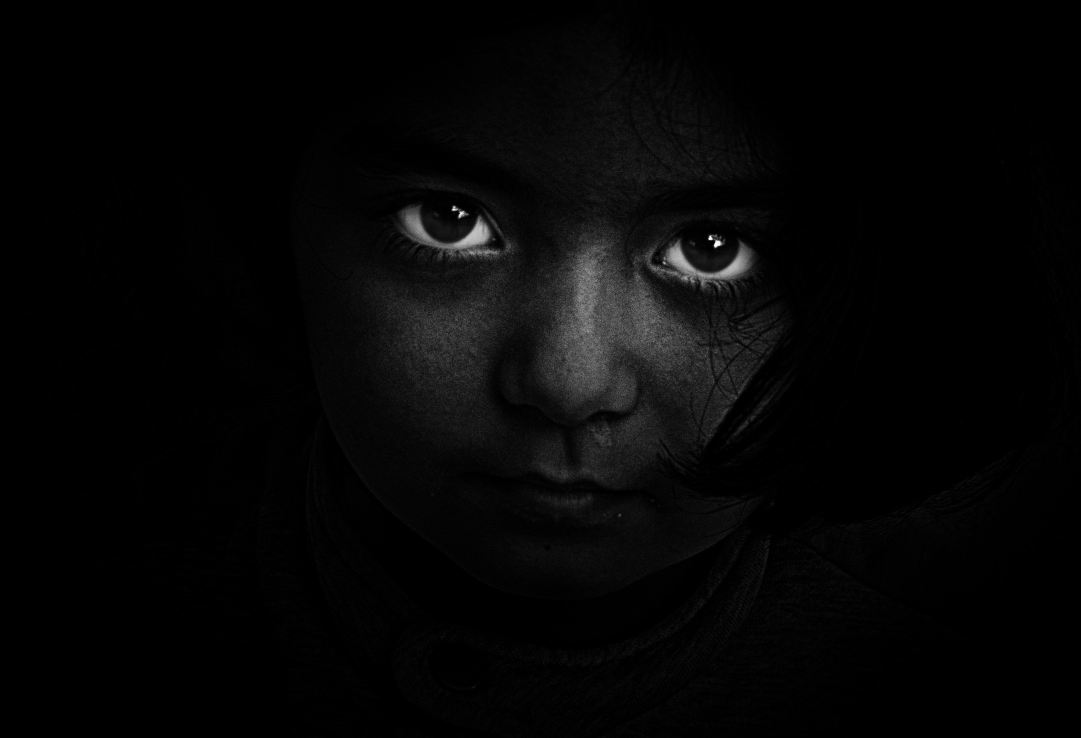
#> input picture Testbild4.jpg, 2162 x 1475 px (shown at 1/2 size)
$ python 'Bildtest (Tills-Air.fritz.boxs in Konflikt stehende Kopie 2018-12-31).py'
#> lines starting #> are read from the running program, lines starting #| are printed output that depends on the picture; after the words box and inside, x2 and y2 are one past the last pixel; in counts of white or black regions, pixels touching at a corner belong together
from PIL import Image, ImageDraw, ImageDraw2
from bresenham import bresenham
import math
import numpy as np
#import panda as pd


###
###
### BILD VORBEREITEN
###
###

#BILD LADEN UND SCHWARZ WEIß KONVERTIEREN
#im_start = Image.open("Testbild2.jpeg").convert("L") #MONOCHROME
im_start = Image.open("Testbild4.jpg").convert("1") #BINARY
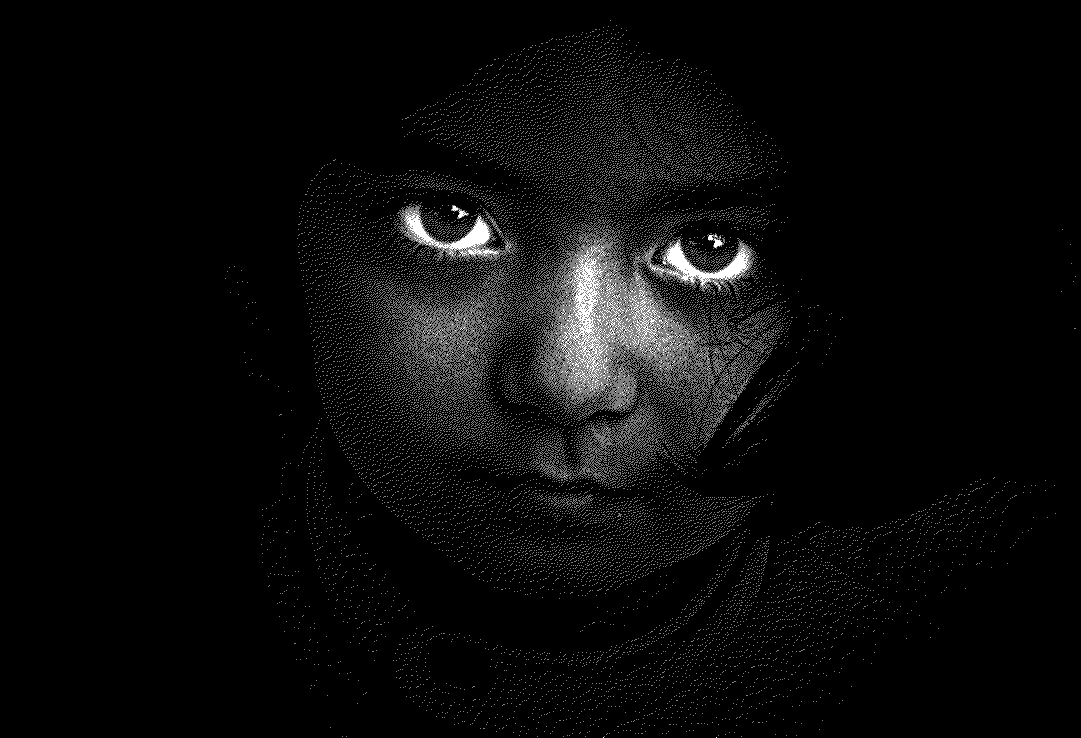
#> im_start: PIL image 2162x1475 1 (shown at 1/2 size); 2.1% white in thin lines or dots, all inside (x1, y1, x2, y2) = (451, 41, 2152, 1475)
im = im_start.copy()


########

nx, ny = im.size
#> nx = 2162; ny = 1475
im = im.resize((int(nx*(260/im.size[0])), int(ny*(260/im.size[1]))), Image.BICUBIC)
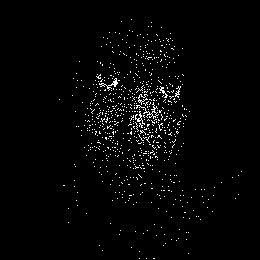
#> im: PIL image 260x260 1; 2.2% white in thin lines or dots, all inside (x1, y1, x2, y2) = (59, 19, 242, 259)

nx, ny = im.size
#> nx = 260; ny = 260
print(nx, ny)
#| 260 260

draw = ImageDraw.Draw(im)


#######


# KREISDATEN BERECHNEN (GRÖßT MÖGLICHEN KREIS)
im_breite = im.size[0]
#> im_breite = 260
im_hoehe = im.size[1]
#> im_hoehe = 260


durchmesser = 0

# minus 1 dass später kein Pixel 1 über dem Bildrand rauskommt
if im_breite > im_hoehe:
    durchmesser = im_hoehe-1

else:
    durchmesser = im_breite-1
#> durchmesser = 259
radius = int(durchmesser/2)
#> radius = 129


mittelpunkt_x = int(im_breite/2)
#> mittelpunkt_x = 130
mittelpunkt_y = int(im_hoehe/2)
#> mittelpunkt_y = 130

# [8 lines of commented-out code are left out]
draw.point((mittelpunkt_x, mittelpunkt_y), 'black')
#print(im.format, im.size, im.mode)

#Gibt Länge eines Fadens aus: bsp.: laenge(0,0,3,3) =>  4
def laenge(x1, y1, x2, y2):
    laenge = (round(math.sqrt(((x2 - x1) ** 2) + (y2 - y1) ** 2)))
    return (laenge)

#BILD AUßERHALB KREIS ENTFERNEN / WEIß MACHEN
for x in range(0,im_breite):
    for y in range (0, im_hoehe):
        if laenge(mittelpunkt_x, mittelpunkt_y, x, y) >= radius:
            draw.point((x, y), "white")


im.show()
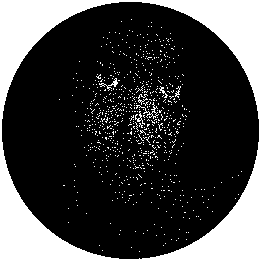
#> shown: PIL image 260x260 1; 25.4% white; 729 white regions (722 under 20 px), largest, box (x1, y1, x2, y2) and area: (0, 0, 260, 260) 15712, (136, 102, 159, 119) 77, (99, 78, 118, 91) 59

$ run again, with Testbild2.jpeg copied over Testbild4.jpg
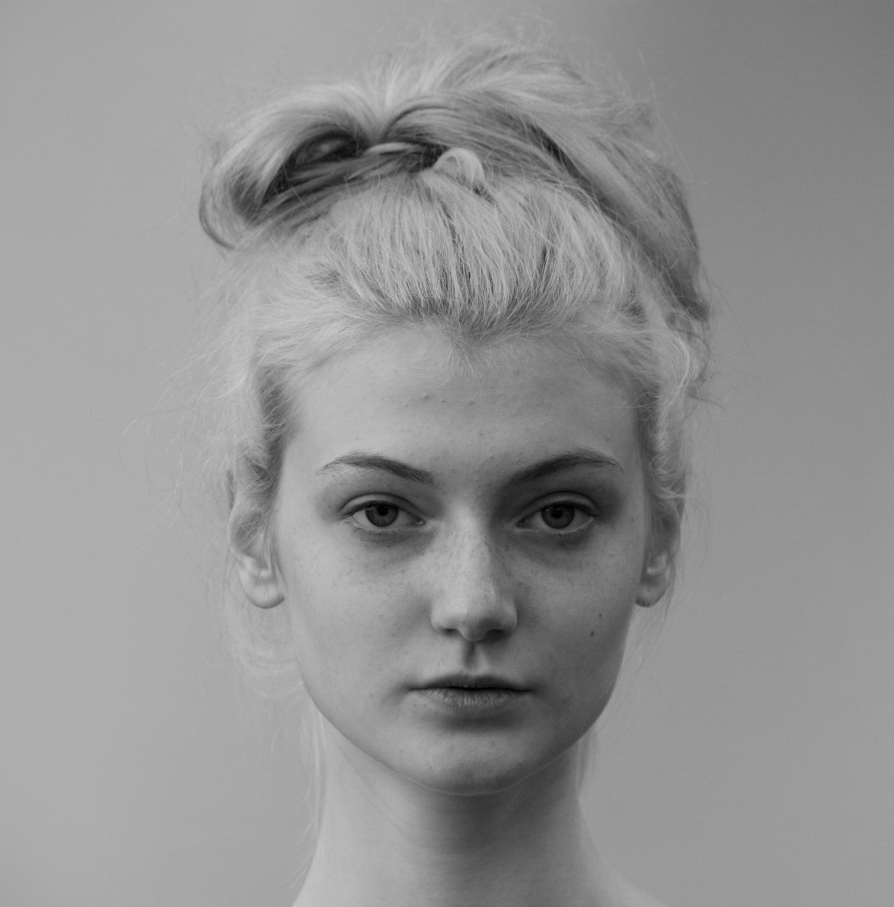
#> input picture Testbild2.jpeg, 3574 x 3628 px (shown at 1/4 size)
#> im_start: PIL image 3574x3628 1; 57.5% white; black in thin lines or dots
#> `im = im.resize((int(nx*(260/im.size[0])), int(ny*(260/im.size[1]))), I..`:
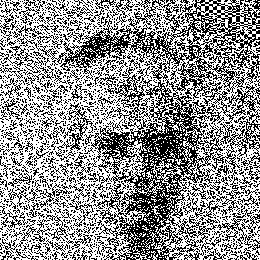
#> im: PIL image 260x260 1; 57.8% white; black in thin lines or dots
#| 260 260
#> `im.show()`:
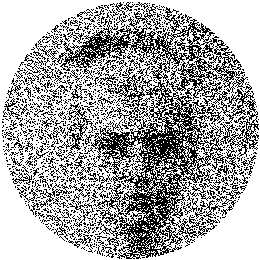
#> shown: PIL image 260x260 1; 66.8% white; black in thin lines or dots

$ run again, with Testbild3.jpg copied over Testbild4.jpg
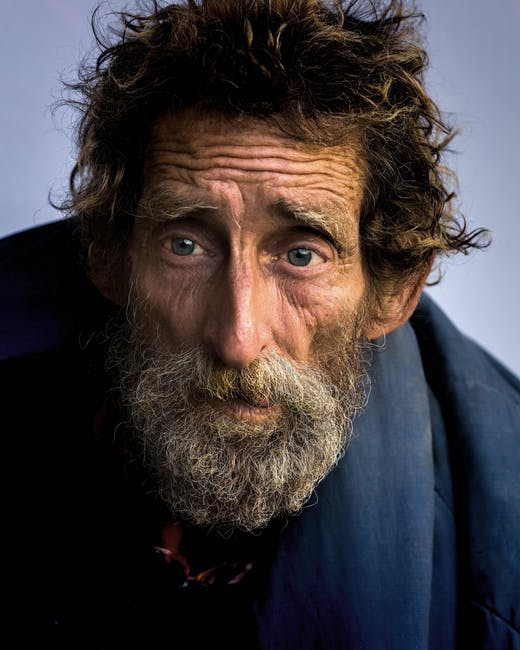
#> input picture Testbild3.jpg, 520 x 650 px
#> `im_start = Image.open("Testbild4.jpg").convert("1")`:
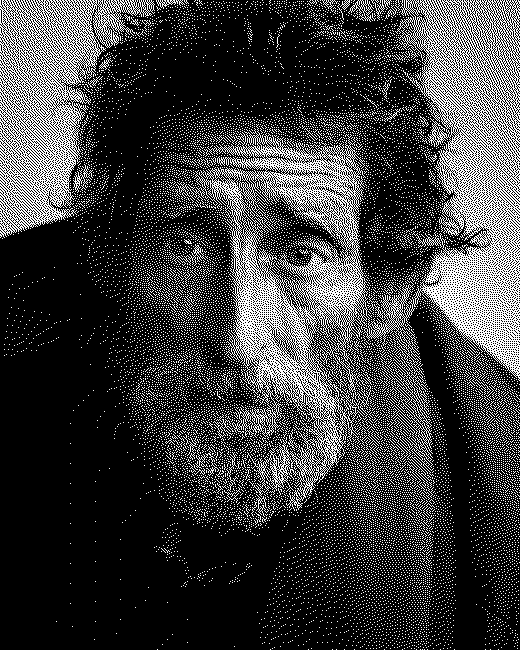
#> im_start: PIL image 520x650 1; 23.8% white in thin lines or dots
#> im: PIL image 260x260 1; 24.2% white in thin lines or dots
#| 260 260
#> `im.show()`:
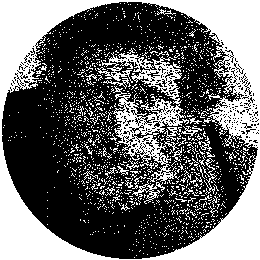
#> shown: PIL image 260x260 1; 40.5% white; 1532 white regions (1497 under 20 px), largest, box (x1, y1, x2, y2) and area: (0, 0, 260, 260) 18637, (97, 48, 189, 184) 3687, (132, 180, 165, 204) 195
